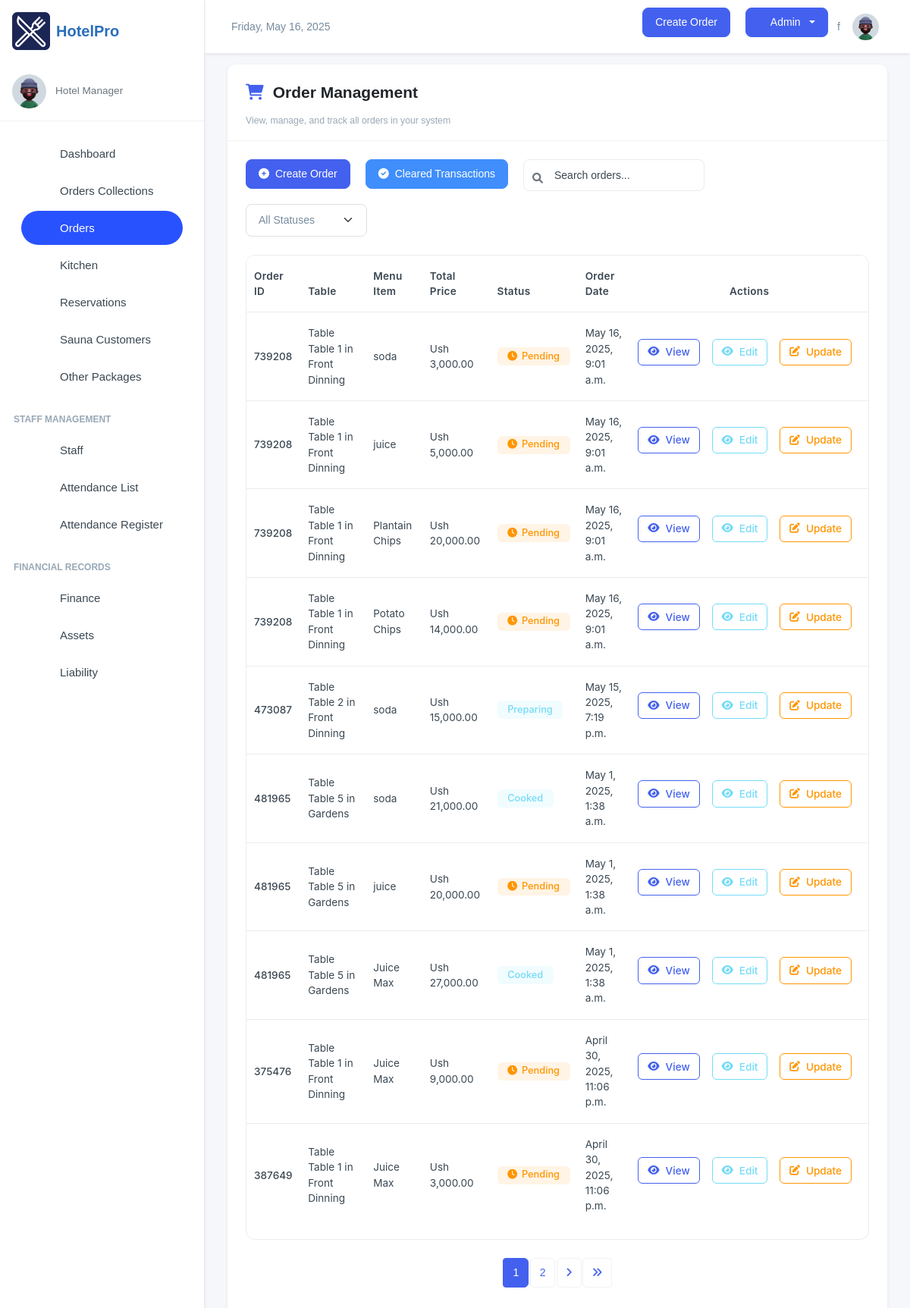
Screenshot of /manager/orders/ (signed in) with the database file from the repository.
### inventory/models.py (models this page shows, shortened)
class OrderItem(models.Model):
    ORDER_TYPE_CHOICES = [
        ('Dine-In', 'Dine-In'),
        ('Take-Away', 'Take-Away'),
    ]
    SPECIAL_NOTES_CHOICES = [
        ('nothing', 'Nothing'),
        ('strongly spiced', 'Strongly Spiced'),
        ('midly spiced', 'Mildly Spiced'),
        ('chips', 'Chips'),
        ('rice', 'Rice'),
        ('posho', 'Posho'),
        ('rice_posho', 'Rice + Posho'),
        ('chips_rice', 'Chips + Rice'),
        ('chips_posho', 'Chips + Posho'),
    ]
    order = models.ForeignKey('OrderTransaction', on_delete=models.CASCADE, related_name='order_items')
    menu_item = models.ForeignKey('MenuItem', on_delete=models.CASCADE, null=True, blank=True)
    order_date = models.DateTimeField(auto_now_add=True)
    customer_name = models.CharField(max_length=255, blank=True, null=True, default="Customer")
    dining_area = models.ForeignKey('DiningArea', on_delete=models.SET_NULL, null=True, blank=True)
    table = models.ForeignKey('Table', on_delete=models.SET_NULL, null=True, blank=True)
    total_price = models.DecimalField(max_digits=10, decimal_places=2, default=Decimal('0.00'))
    quantity = models.IntegerField(blank=True, null=True)
    status = models.CharField(
        max_length=50,
        choices=[('Pending', 'Pending'), ('Preparing', 'Preparing'), ('Cooked', 'Completed'), ('Served', 'Served'), ('Cancelled', 'Cancelled')],
        default='Pending'
    )
    special_notes = models.CharField(
        max_length=50,
        choices=SPECIAL_NOTES_CHOICES,
        default="nothing",
        blank=True,
        null=True
    )
    order_type = models.CharField(
        max_length=10,
        choices=ORDER_TYPE_CHOICES,
        default='Dine-In'
    )
    updated = models.DateTimeField(auto_now=True, blank=True, null=True)
    class Meta:
        verbose_name = 'Order Item'
        verbose_name_plural = 'Order Items'
        ordering = ['-order_date']

class OrderTransaction(models.Model):
    pay_mode = (
        ("NO PAYMENT", "NO PAYMENT"),
        ("CASH", "CASH"),
        ("MOMO PAY", "MOMO PAY"),
        ("AIRTEL PAY", "AIRTEL PAY"),
        ("INVOICE", "INVOICE"),
    )
    random_id = models.CharField(max_length=6, unique=True, editable=False, default=generate_random_id)
    customer_name = models.CharField(max_length=255, blank=True, null=True, default="Customer")
    dining_area = models.ForeignKey(DiningArea, on_delete=models.SET_NULL, null=True, blank=True)
    table = models.ForeignKey(Table, on_delete=models.SET_NULL, null=True, blank=True )
    special_notes = models.TextField(default="Null")
    created = models.DateField(auto_now_add=True, blank=True, null=True)
    payment_mode = models.CharField(default="NO PAYMENT", max_length=50, choices=pay_mode)
    transaction_id = models.CharField(blank=True, null=True, max_length=100, help_text="Transaction ID / Invoice Number")
    created_by = models.ForeignKey(User, on_delete=models.SET_NULL, null=True, blank=True)
    updated = models.DateField(auto_now=True, blank=True, null=True)
    class Meta:
        ordering = ['-created']

class Table(models.Model):
    table_number = models.IntegerField()
    dining_area = models.ForeignKey(DiningArea, on_delete=models.CASCADE, related_name='tables')
    capacity = models.IntegerField()  # Number of seats at the table
    is_available = models.BooleanField(default=True)
    def __str__(self):
        return f"Table {self.table_number} in {self.dining_area.name}"

class DiningArea(models.Model):
    name = models.CharField(max_length=255)
    description = models.TextField(blank=True, null=True)

class MenuItem(models.Model):
    category = models.ForeignKey(Category, on_delete=models.CASCADE, related_name="menu_items")
    name = models.CharField(max_length=100)
    description = models.TextField()
    price = models.DecimalField(max_digits=10, decimal_places=2, default=Decimal('0.00'))
    is_available = models.BooleanField(default=True)
    image_url = models.ImageField(blank=True, null=True, upload_to="menu_items")
    def __str__(self):
        return self.name
    class Meta:
        ordering = ['name']

### inventory/views.py (the view)
# urls.py: path('orders/', views.orders, name='order_list'),
@login_required(login_url='/user/login/')
def orders(request):
    orders = OrderItem.objects.all().select_related('table', 'dining_area','order').filter(order_date__gte=now() - timedelta(hours=12)).order_by('-order_date')
    orders_list = OrderItem.objects.all().select_related('table', 'dining_area','order')
    paginator = Paginator(orders_list, 10)
    page_number = request.GET.get('page')
    orders_list = paginator.get_page(page_number)
    return render(request, "order_list.html", {"orders": orders, "orders_list":orders_list})

### inventory/templates/order_list.html (shortened to what this page needs)
{% extends 'base.html' %}
{% load humanize %}
{% block content %}
<div class="card shadow-sm mb-4">
    <div class="card-header">
        <div class="page-header">
            <h4 class="page-title">
                <i class="fas fa-shopping-cart dashboard-icon"></i>Order Management
            </h4>
        </div>
        <p class="text-muted small mb-0">View, manage, and track all orders in your system</p>
    </div>
    <div class="card-body">
        <div class="d-flex flex-wrap justify-content-between align-items-center mb-4">
            <div class="d-flex flex-wrap gap-2 mb-3 mb-md-0">
                <a href="/manager/add-order/" class="btn btn-primary">
                    <i class="fas fa-plus-circle"></i> Create Order
                </a>
                <a href="/manager/cleared_transactions/" class="btn btn-info">
                    <i class="fas fa-check-circle"></i> Cleared Transactions
                </a>
                <div class="search-box">
                    <i class="fas fa-search search-icon"></i>
                    <input type="text" class="form-control" placeholder="Search orders...">
                </div>
                <select class="form-select status-filter">
                    <option value="">All Statuses</option>
                </select>
            </div>
        </div>
        <div class="table-container">
            <div class="table-responsive">
            <table class="table" style="font-size: 0.85rem;">
                <thead>
                <tr>
                    <th>Order ID</th>
                    <th>Table</th>
                    <th>Menu Item</th>
                    <th>Total Price</th>
                    <th>Status</th>
                    <th>Order Date</th>
                    <th class="text-center">Actions</th>
                </tr>
                </thead>
                <tbody>
                {% for order in orders_list %}
                <tr>
                    <td><span class="fw-medium">{{ order.order.random_id }}</span></td>
                    <td>Table {{ order.order.table }}</td>
                    <td>{{ order.menu_item }}</td>
                    <td>Ush {{ order.total_price|intcomma }}</td>
                    <td>
                    {% if order.status == 'Completed' %}
                    <span class="badge badge-completed">
                        <i class="fas fa-check-circle"></i>
                        {{ order.status }}
                    </span>
                    {% elif order.status == 'Pending' %}
                    <span class="badge badge-pending">
                        <i class="fas fa-clock"></i>
                        {{ order.status }}
                    </span>
                    {% elif order.status == 'Processing' %}
                    <span class="badge badge-processing">
                        <i class="fas fa-spinner fa-spin"></i>
                        {{ order.status }}
                    </span>
                    {% else %}
                    <span class="badge bg-secondary bg-opacity-10 text-secondary">
                        {{ order.status }}
                    </span>
                    {% endif %}
                    </td>
                    <td>{{ order.order_date }}</td>
                    <td class="action-cell text-center">
                    <a href="/manager/orders/{{ order.id }}" class="btn btn-sm btn-outline-primary">
                        <i class="fas fa-eye"></i> View
                    </a>
                     <a href="/manager/order/edit/{{ order.id }}" class="btn btn-sm btn-outline-secondary">
                        <i class="fas fa-eye"></i> Edit
                    </a>
                    <button class="btn btn-sm btn-outline-warning" data-bs-toggle="modal"
                        data-bs-target="#editOrderModal" data-order-id="{{ order.id }}"
                        data-order-status="{{ order.status }}">
                        <i class="fas fa-edit"></i> Update
                    </button>
                    </td>
                </tr>
                {% endfor %}
                </tbody>
            </table>
            </div>
        </div>
        <nav aria-label="Page navigation" class="mt-4">
            <ul class="pagination justify-content-center">
                {% for page_num in orders_list.paginator.page_range %}
                {% if page_num >= orders_list.number|add:-2 and page_num <= orders_list.number|add:2 %} <li
                    class="page-item {% if page_num == orders_list.number %}active{% endif %}">
                    <a class="page-link" href="?page={{ page_num }}">{{ page_num }}</a>
                    </li>
                    {% elif page_num == 1 or page_num == orders_list.paginator.num_pages %}
                    <li class="page-item">
                        <a class="page-link" href="?page={{ page_num }}">{{ page_num }}</a>
                    </li>
                    {% elif page_num == orders_list.number|add:-3 or page_num == orders_list.number|add:3 %}
                    <li class="page-item disabled"><span class="page-link">...</span></li>
                    {% endif %}
                    {% endfor %}
                    {% if orders_list.has_next %}
                    <li class="page-item">
                        <a class="page-link" href="?page={{ orders_list.next_page_number }}" aria-label="Next">
                            <i class="fas fa-angle-right"></i>
                        </a>
                    </li>
                    <li class="page-item">
                        <a class="page-link" href="?page={{ orders_list.paginator.num_pages }}" aria-label="Last">
                            <i class="fas fa-angle-double-right"></i>
                        </a>
                    </li>
                    {% endif %}
            </ul>
        </nav>
    </div>
</div>
<link rel="stylesheet" href="https://cdnjs.cloudflare.com/ajax/libs/font-awesome/6.0.0/css/all.min.css">
{% endblock content %}

### templates/base.html (style rules this page uses)
:root { --primary-color: #2A6EBB; --secondary-color: #F8F9FA; --accent-color: #FFD700; --text-color: #333333; --success-color: #28a745; --danger-color: #dc3545; --warning-color: #ffc107; --info-color: #17a2b8; }
body { font-family: 'Poppins', sans-serif; background-color: #f5f7fa; }
.btn-primary { background-color: var(--primary-color); border-color: var(--primary-color); }
.card { border-radius: 0.75rem; border: none; box-shadow: 0 0.125rem 0.25rem rgba(0, 0, 0, 0.075); transition: transform 0.2s ease-in-out, box-shadow 0.2s ease-in-out; }

### inventory/templates/order_list.html (style rules this page uses)
.card { border-radius: 12px; border: none; box-shadow: 0 5px 20px rgba(0, 0, 0, 0.05); transition: all 0.3s ease; }
.card-header { background-color: #fff; border-bottom: 1px solid rgba(0, 0, 0, 0.05); padding: 1.5rem 1.5rem 1rem; }
.card-body { padding: 1.5rem; }
table { font-size: 0.925rem; font-family: 'Inter', -apple-system, BlinkMacSystemFont, 'Segoe UI', Roboto, sans-serif; border-collapse: separate; border-spacing: 0; width: 100%; }
thead th { background-color: #f8f9fa; color: #495057; font-weight: 600; text-transform: none; font-size: 0.85rem; letter-spacing: 0.3px; padding: 1rem; border-bottom: 2px solid #e9ecef; }
tbody td { padding: 1rem; vertical-align: middle; border-bottom: 1px solid #e9ecef; }
tbody tr:last-child td { border-bottom: none; }
tbody tr { transition: background-color 0.2s; }
.btn { border-radius: 8px; padding: 0.5rem 1rem; font-weight: 500; transition: all 0.2s; margin-right: 0.75rem; margin-bottom: 0.75rem; display: inline-flex; align-items: center; justify-content: center; gap: 0.5rem; }
.btn-primary { background-color: #4361ee; border-color: #4361ee; }
.btn-info { background-color: #3f8efc; border-color: #3f8efc; color: white; }
.btn-sm { padding: 0.4rem 0.75rem; font-size: 0.85rem; border-radius: 6px; }
.btn-outline-primary { color: #4361ee; border-color: #4361ee; }
.btn-outline-warning { color: #ff9500; border-color: #ff9500; }
.badge { font-weight: 500; font-size: 0.8rem; padding: 0.35rem 0.85rem; border-radius: 6px; display: inline-flex; align-items: center; gap: 0.375rem; }
.badge-pending { background-color: rgba(255, 149, 0, 0.1); color: #ff9500; }
.pagination { margin-top: 1.5rem; }
.page-link { border-radius: 6px; margin: 0 0.15rem; color: #4361ee; font-weight: 500; padding: 0.5rem 0.75rem; }
.page-item.active .page-link { background-color: #4361ee; border-color: #4361ee; }
.table-container { margin-top: 1.5rem; border-radius: 12px; overflow: hidden; border: 1px solid #e9ecef; }
.search-box { position: relative; max-width: 300px; }
.search-box input { padding-left: 2.5rem; border-radius: 8px; border: 1px solid #e9ecef; height: 42px; }
.search-icon { position: absolute; left: 0.75rem; top: 50%; transform: translateY(-50%); color: #6c757d; }
.status-filter { max-width: 160px; }
.action-cell { white-space: nowrap; }
.page-header { display: flex; align-items: center; margin-bottom: 1rem; }
.page-title { margin-bottom: 0; font-weight: 700; color: #212529; }
.dashboard-icon { margin-right: 0.75rem; color: #4361ee; }

### rows the page displays
OrderItem: order.random_id "739208", order.table "Table 1 in Front Dinning", menu_item "soda", total_price "3,000.00", status "Pending", order_date "May 16, 2025, 9:01 a.m."
OrderItem: order.random_id "739208", order.table "Table 1 in Front Dinning", menu_item "juice", total_price "5,000.00", status "Pending", order_date "May 16, 2025, 9:01 a.m."
OrderItem: order.random_id "739208", order.table "Table 1 in Front Dinning", menu_item "Plantain Chips", total_price "20,000.00", status "Pending", order_date "May 16, 2025, 9:01 a.m."
OrderItem: order.random_id "739208", order.table "Table 1 in Front Dinning", menu_item "Potato Chips", total_price "14,000.00", status "Pending", order_date "May 16, 2025, 9:01 a.m."
OrderItem: order.random_id "473087", order.table "Table 2 in Front Dinning", menu_item "soda", total_price "15,000.00", status "Preparing", order_date "May 15, 2025, 7:19 p.m."
OrderItem: order.random_id "481965", order.table "Table 5 in Gardens", menu_item "soda", total_price "21,000.00", status "Cooked", order_date "May 1, 2025, 1:38 a.m."
OrderItem: order.random_id "481965", order.table "Table 5 in Gardens", menu_item "juice", total_price "20,000.00", status "Pending", order_date "May 1, 2025, 1:38 a.m."
OrderItem: order.random_id "481965", order.table "Table 5 in Gardens", menu_item "Juice Max", total_price "27,000.00", status "Cooked", order_date "May 1, 2025, 1:38 a.m."
OrderItem: order.random_id "375476", order.table "Table 1 in Front Dinning", menu_item "Juice Max", total_price "9,000.00", status "Pending", order_date "April 30, 2025, 11:06 p.m."
OrderItem: order.random_id "387649", order.table "Table 1 in Front Dinning", menu_item "Juice Max", total_price "3,000.00", status "Pending", order_date "April 30, 2025, 11:06 p.m."

### other values shown
{{ page_num }} "1" "2"
